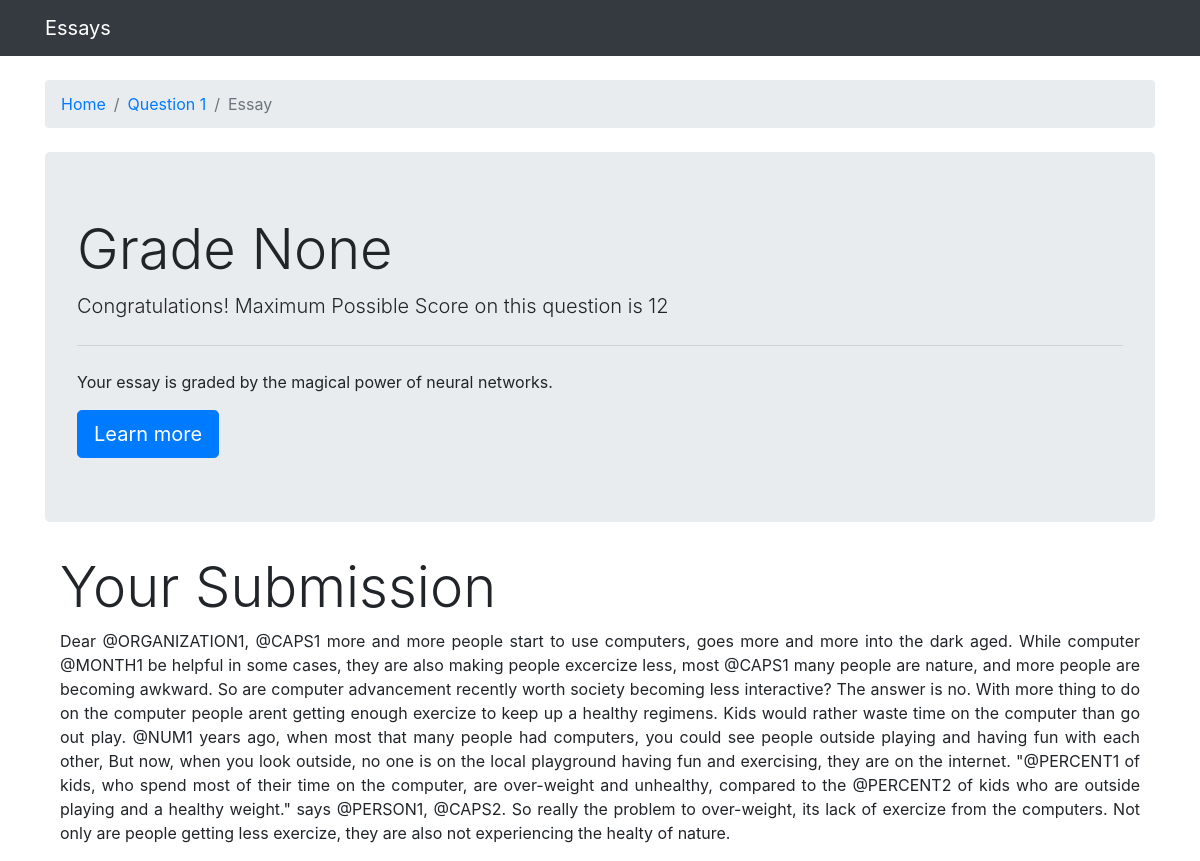
The app's page /4/essay4/ with its own data.
### grader/models.py (models this page shows, shortened)
class Essay(models.Model):
    question = models.ForeignKey(Question, on_delete=models.CASCADE)
    content = models.TextField(max_length=100000)
    score = models.IntegerField(null=True, blank=True)

class Question(models.Model):
    question_title = models.TextField(max_length=100000)
    set = models.IntegerField(unique=True)
    min_score = models.IntegerField()
    max_score = models.IntegerField()

### grader/views.py (the view)
# urls.py: path('<int:question_id>/essay<int:essay_id>/', views.essay, name='essay'),
def essay(request, question_id, essay_id):
    essay = get_object_or_404(Essay, pk=essay_id)
    context = {
        "essay": essay,
    }
    return render(request, 'grader/essay.html', context)

### grader/templates/grader/essay.html
{% extends 'base.html' %}
{% load widget_tweaks %}
{% block breadcrumb %}
  <li class="breadcrumb-item active"><a href="{% url 'index' %}">Home</a></li>
  <li class="breadcrumb-item active"><a href="{% url 'question' essay.question.set %}">Question {{ essay.question.set }}</a></li>
  <li class="breadcrumb-item active">Essay</li>
{% endblock %}
{% block content %}
    <div class="jumbotron">
        <h1 class="display-4">Grade {{ essay.score }}</h1>
        <p class="lead">Congratulations! Maximum Possible Score on this question is {{ essay.question.max_score }}</p>
        <hr class="my-4">
        <p>Your essay is graded by the magical power of neural networks.</p>
        <a class="btn btn-primary btn-lg" href="#" role="button">Learn more</a>
    </div>
    <div class="container">
            <h2 class="display-4">Your Submission</h2>
            <p class="text-justify">{{ essay.content }}</p>
        </div>
{% endblock %}

### records on screen
Essay: question.set "1", score "None", question.max_score "12", content "Dear @ORGANIZATION1, @CAPS1 more and more people start to use computers, goes more and more into the dark aged. While computer @MONTH1 be helpful in some cases, they are also making people excercize less, most @CAPS1 many people are nature, and more people are becoming awkward. So are computer advancement recently worth society becoming less interactive? The answer is no. With more thing to do on the computer people arent getting enough exercize to keep up a healthy regimens. Kids would rather waste time on the computer than go out play. @NUM1 years ago, when most that many people had computers, you could see people outside playing and having fun with each other, But now, when you look…"
